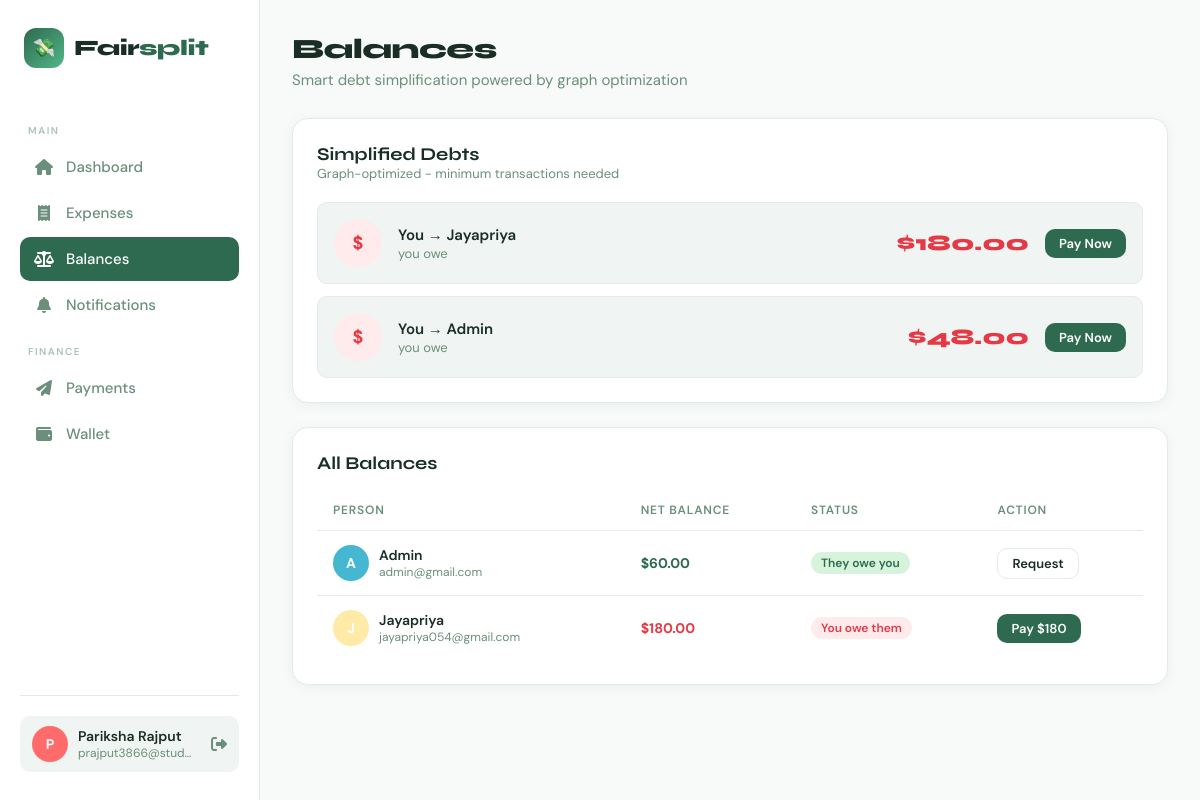
/balances (signed in), run on the app's committed database.
### app.py (models this page shows)
class User(db.Model):
    id           = db.Column(db.Integer, primary_key=True)
    name         = db.Column(db.String(120), nullable=False)
    email        = db.Column(db.String(120), unique=True, nullable=False)
    password     = db.Column(db.String(256), nullable=False)
    avatar_color = db.Column(db.String(20), default="#4ECDC4")
    created_at   = db.Column(db.DateTime, default=datetime.utcnow)
    wallet       = db.relationship("Wallet", back_populates="user", uselist=False)

### app.py (the view)
@app.route("/balances")
@login_required
def balances():
    uid        = session["user_id"]
    bal        = _compute_balances(uid)
    simplified = _simplify_debts(uid)
    all_users  = {u.id: u for u in User.query.all()}
    return render_template("balances.html", balances=bal, simplified=simplified, all_users=all_users)

### app.py (called while the page is built)
def login_required(f):
    @wraps(f)
    def decorated(*args, **kwargs):
        if "user_id" not in session:
            ip = request.remote_addr
            record_unauthorized_access(ip, request.path, request.method)
            return redirect(url_for("login"))
        return f(*args, **kwargs)
    return decorated

def get_current_user():
    if "user_id" in session:
        return User.query.get(session["user_id"])
    return None

def _compute_global_balances():
    net = defaultdict(float)
    for exp in Expense.query.all():
        paid_by     = exp.paid_by
        settled_ids = {u.id for u in exp.settled}
        for s in exp.splits:
            if s.user_id == paid_by or s.user_id in settled_ids:
                continue
            net[paid_by]   += s.amount
            net[s.user_id] -= s.amount
    for p in Payment.query.filter(Payment.from_user != None).all():
        net[p.from_user] -= p.amount
        net[p.to_user]   += p.amount
    return {k: round(v, 2) for k, v in net.items() if abs(v) > 0.01}

### templates/balances.html (shortened to what this page needs)
{% extends "base.html" %}
{% block content %}
<div class="page-header animate">
  <div>
    <div class="page-title">Balances </div>
    <div class="page-subtitle">Smart debt simplification powered by graph optimization</div>
  </div>
</div>
<div class="card animate delay-1" style="margin-bottom:24px">
  <div style="margin-bottom:20px">
    <div class="card-title" style="margin:0">Simplified Debts</div>
    <div style="font-size:13px;color:var(--text-muted)">Graph-optimized - minimum transactions needed</div>
  </div>
  {% if simplified %}
    <div style="display:flex;flex-direction:column;gap:12px">
      {% for item in simplified %}
      <div style="display:flex;align-items:center;gap:16px;padding:16px;background:var(--surface2);border-radius:var(--radius-sm);border:1px solid var(--border)">
        {% if item.direction == 'owes_me' %}
          <div class="avatar lg" style="background:{{ item.user.avatar_color or '#4ECDC4' }}">{{ item.user.name[0].upper() }}</div>
          <div style="flex:1">
            <div style="font-weight:600;font-size:15px">{{ item.user.name }}</div>
            <div style="font-size:13px;color:var(--text-muted)">owes you</div>
          </div>
          <div style="font-family:'Syne',sans-serif;font-weight:800;font-size:22px;color:var(--primary)">${{ "%.2f"|format(item.amount) }}</div>
          <button onclick="openPayModal('{{ item.user_id }}', '{{ item.user.name }}', {{ item.amount }})" class="btn btn-outline btn-sm">Remind</button>
        {% else %}
          <div class="avatar lg" style="background:var(--danger-pale);color:var(--danger);font-weight:700;font-size:18px">$</div>
          <div style="flex:1">
            <div style="font-weight:600;font-size:15px">You → {{ item.user.name }}</div>
            <div style="font-size:13px;color:var(--text-muted)">you owe</div>
          </div>
          <div style="font-family:'Syne',sans-serif;font-weight:800;font-size:22px;color:var(--danger)">${{ "%.2f"|format(item.amount) }}</div>
          <button onclick="openPayModal('{{ item.user_id }}', '{{ item.user.name }}', {{ item.amount }})" class="btn btn-primary btn-sm">Pay Now</button>
        {% endif %}
      </div>
      {% endfor %}
    </div>
  {% else %}
    <div class="empty-state">
      <div class="icon"> </div>
      <p>All settled up! No pending balances.</p>
    </div>
  {% endif %}
</div>
<div class="card animate delay-2">
  <div class="card-title"> All Balances</div>
  {% if balances %}
  <table class="table">
    <thead>
      <tr><th>Person</th><th>Net Balance</th><th>Status</th><th>Action</th></tr>
    </thead>
    <tbody>
      {% for uid_b, amount in balances.items() %}
      {% if amount|abs > 0.01 %}
      {% set other = all_users.get(uid_b) %}
      {% if other %}
      <tr>
        <td>
          <div style="display:flex;align-items:center;gap:10px">
            <div class="avatar" style="background:{{ other.avatar_color or '#4ECDC4' }}">{{ other.name[0].upper() }}</div>
            <div>
              <div style="font-weight:600;font-size:14px">{{ other.name }}</div>
              <div style="font-size:12px;color:var(--text-muted)">{{ other.email }}</div>
            </div>
          </div>
        </td>
        <td>
          <strong style="color:{{ 'var(--primary)' if amount > 0 else 'var(--danger)' }}">
            ${{ "%.2f"|format(amount|abs) }}
          </strong>
        </td>
        <td>
          {% if amount > 0 %}
            <span class="badge badge-green">They owe you</span>
          {% else %}
            <span class="badge badge-red">You owe them</span>
          {% endif %}
        </td>
        <td>
          {% if amount < 0 %}
          <button onclick="openPayModal('{{ uid_b }}', '{{ other.name }}', {{ amount|abs }})" class="btn btn-sm btn-primary">Pay ${{ "%.0f"|format(amount|abs) }}</button>
          {% else %}
          <button onclick="openPayModal('{{ uid_b }}', '{{ other.name }}', 0)" class="btn btn-sm btn-outline">Request</button>
          {% endif %}
        </td>
      </tr>
      {% endif %}
      {% endif %}
      {% endfor %}
    </tbody>
  </table>
  {% else %}
  <div class="empty-state"><div class="icon">⚖️</div><p>No balances to show</p></div>
  {% endif %}
</div>
{% endblock %}

### templates/base.html (shortened to what this page needs)
<!DOCTYPE html>
<html lang="en">
<head>
  <link rel="stylesheet" href="https://cdnjs.cloudflare.com/ajax/libs/font-awesome/6.5.0/css/all.min.css"/>
</head>
<body>
  {% if session.user_id %}
  <nav class="sidebar">
    <div class="logo">
      <div class="logo-icon">💸</div>
      <div class="logo-text">Fair<span>split</span></div>
    </div>
    <div class="nav-label">Main</div>
    <a href="{{ url_for('dashboard') }}" class="nav-link {% if request.endpoint=='dashboard' %}active{% endif %}">
      <i class="fa-solid fa-house"></i> Dashboard
    </a>
    <a href="{{ url_for('expenses') }}" class="nav-link {% if request.endpoint in ['expenses','add_expense'] %}active{% endif %}">
      <i class="fa-solid fa-receipt"></i> Expenses
    </a>
    <a href="{{ url_for('balances') }}" class="nav-link {% if request.endpoint=='balances' %}active{% endif %}">
      <i class="fa-solid fa-scale-balanced"></i> Balances
    </a>
    <a href="{{ url_for('notifications') }}" class="nav-link {% if request.endpoint in ['notifications','update_notification_settings','mark_all_notifications_read','test_notification_email'] %}active{% endif %}">
      <i class="fa-solid fa-bell"></i> Notifications
    </a>
    <div class="nav-label">Finance</div>
    <a href="{{ url_for('payments') }}" class="nav-link {% if request.endpoint=='payments' %}active{% endif %}">
      <i class="fa-solid fa-paper-plane"></i> Payments
    </a>
    <a href="{{ url_for('wallet') }}" class="nav-link {% if request.endpoint=='wallet' %}active{% endif %}">
      <i class="fa-solid fa-wallet"></i> Wallet
    </a>
    <div class="sidebar-bottom">
      {% set user = get_current_user() %}
      {% if user %}
      <div class="user-pill">
        <div class="avatar" style="background: {{ user.avatar_color }}">{{ user.name[0].upper() }}</div>
        <div class="user-info">
          <div class="user-name">{{ user.name }}</div>
          <div class="user-email">{{ user.email }}</div>
        </div>
        <a href="{{ url_for('logout') }}" title="Logout" style="color: var(--text-muted); margin-left: 4px;">
          <i class="fa-solid fa-right-from-bracket"></i>
        </a>
      </div>
      {% endif %}
    </div>
  </nav>
  {% endif %}
  <main class="main">
    {% block content %}{% endblock %}
  </main>
</body>
</html>

### data on the page
User: name "P", name "Pariksha Rajput", email "prajput3866@stud…"
User: user.name "Jayapriya", name "J", name "Jayapriya", email "jayapriya054@gmail.com"
User: user.name "Admin", name "A", name "Admin", email "admin@gmail.com"

### other printed values
{{ "%.2f"|format(item.amount) }} "180.00" "48.00"
{{ "%.2f"|format(amount|abs) }} "60.00" "180.00"
{{ "%.0f"|format(amount|abs) }} "180"
